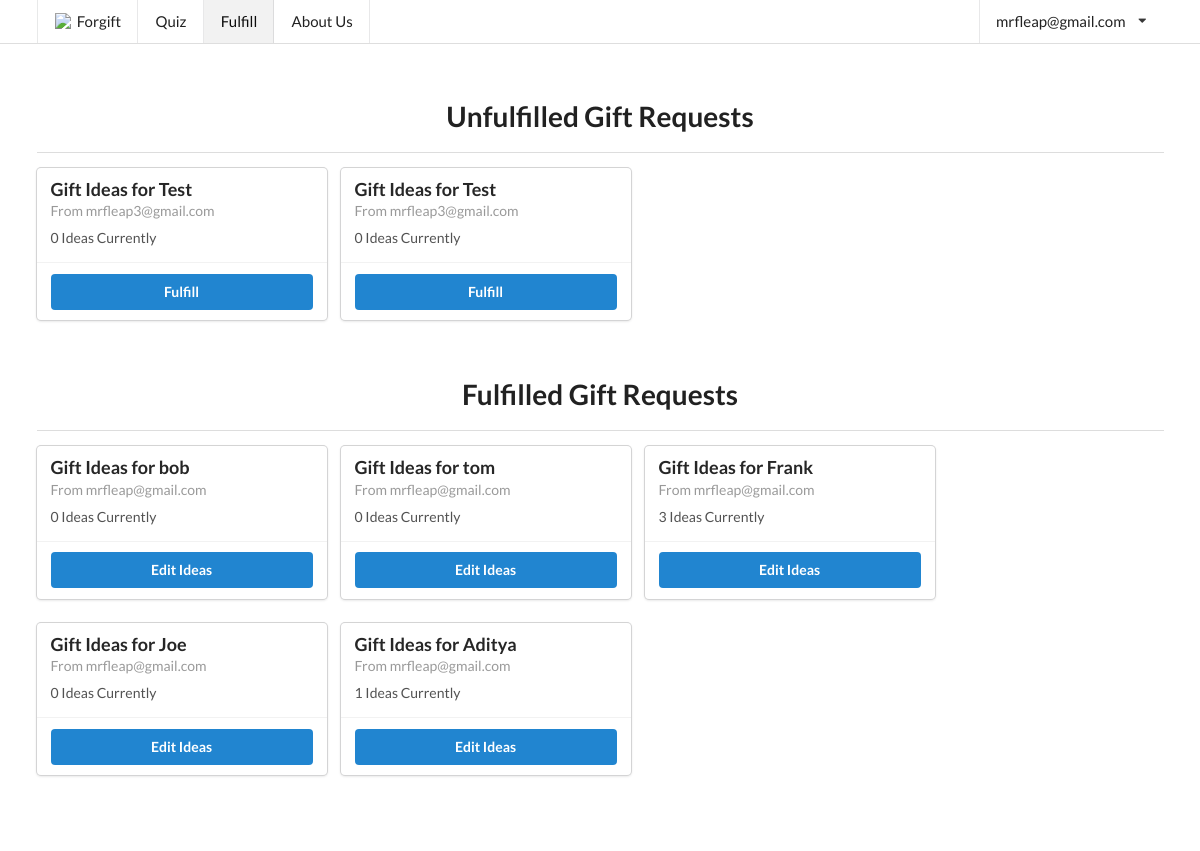
The app's page /fulfill/ (signed in), older data.
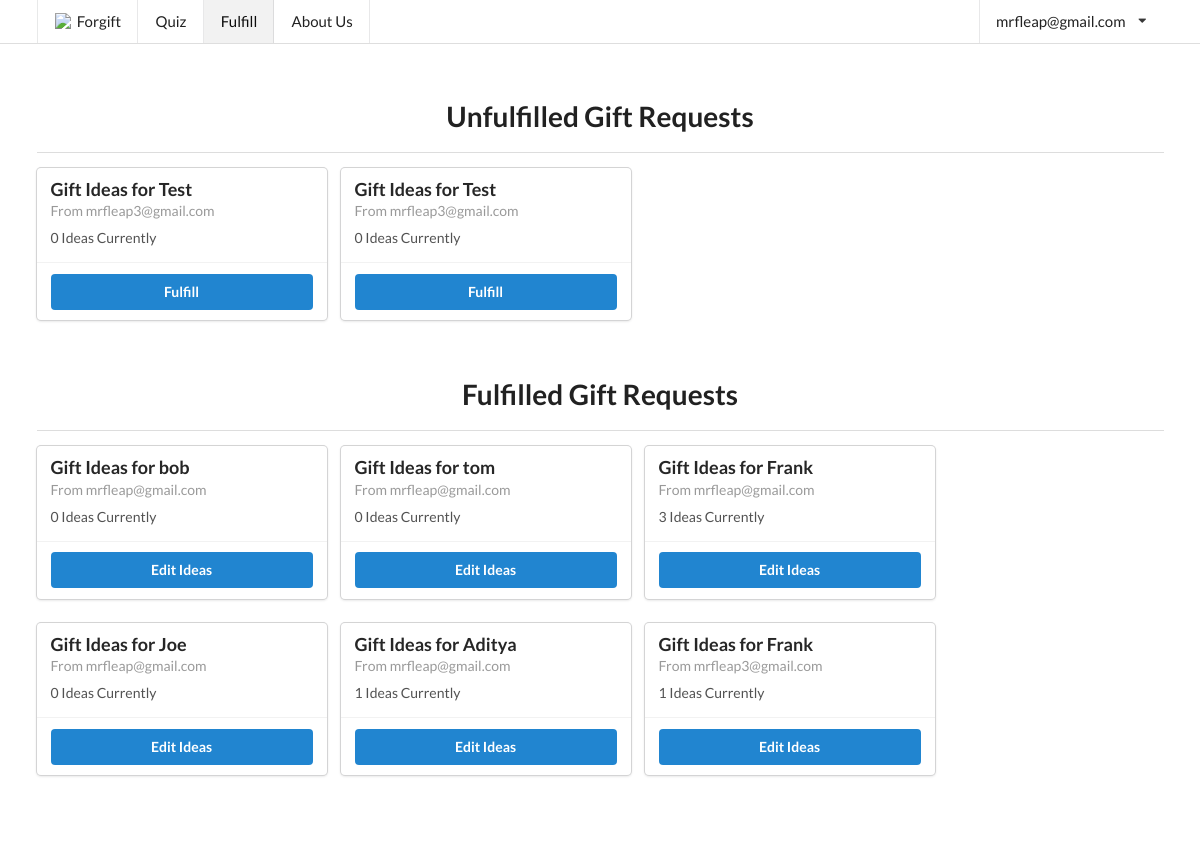
The same page, newer data.
### forgyftapp/models.py (models this page shows, shortened)
class OnCreate:
	def onCreate(self):
		pass

class GifteeProfile(models.Model, OnCreate):
	name = models.TextField(max_length=150)
	gender = models.CharField(max_length=80, choices=gender.GENDER_CHOICES)
	age = models.IntegerField()
	relationship = models.TextField(max_length=6000)
	price_upper = models.IntegerField()
	interests = models.TextField(max_length=6000)
	existing_related_items = models.TextField(max_length=6000)
	extra_info = models.TextField(max_length=6000)
	occasion = models.TextField(max_length=6000)
	published = models.BooleanField(default=False)
	emailed_about_publish = models.BooleanField(default=False)
	user = models.ForeignKey(User, on_delete=models.CASCADE)

class Slug(OnCreate, models.Model):
	_slug = models.SlugField(max_length=7, blank=True)
	class Meta:
		abstract = True

class User(AbstractUser, Slug):
	email_confirmed = models.BooleanField(default=False)

class GiftIdea(models.Model):
	idea = models.TextField()
	link = models.URLField(max_length=600)
	explanation = models.TextField()
	published = models.BooleanField(default=False)
	giftee_profile = models.ForeignKey(GifteeProfile, related_name="ideas", on_delete=models.PROTECT)

### forgyftapp/views/basic_views.py (the view)
# urls.py: url(r'^fulfill/?$', basic_views.fulfill, name='fulfill'),
@staff_member_required
def fulfill(request, profile=None):
	if profile:
		giftee_profile = get_object_or_404(GifteeProfile, pk=profile)
		if request.method == "POST":
			gift_ideas = GiftIdeaFormSet(request.POST, instance=giftee_profile)
			i = 0
			for form in gift_ideas:
				if len(form.changed_data) == 1 and form.changed_data[0] == "published":
					form.changed_data = []
				i += 1
			if gift_ideas.is_valid():
				gift_ideas.save()
				published = False
				for form in gift_ideas:
					if len(gift_ideas.forms[0].cleaned_data) > 0 and gift_ideas.forms[0].cleaned_data["published"]:
						published = True
				if published:
					giftee_profile.submit(request)
				else:
					giftee_profile.unsubmit()
				return redirect("forgyftapp:fulfill", profile=profile)
		else:
			gift_ideas = GiftIdeaFormSet(instance=giftee_profile)
		published = giftee_profile.published or (hasattr(gift_ideas.forms[0], "cleaned_data") and gift_ideas.forms[0].cleaned_data["published"])
		return render(request, "fulfill.html", {"giftee_profile": giftee_profile, "gift_ideas": gift_ideas,
		                                        "page": "fulfill", "published": published})
	else:
		giftee_profiles_unpublished = GifteeProfile.objects.filter(published=False)
		giftee_profile_published = GifteeProfile.objects.filter(published=True)
		return render(request, "fulfill.html", {"giftee_profiles_unpublished": giftee_profiles_unpublished,
		                                        "page": "fulfill", "giftee_profile_published": giftee_profile_published})

### forgyftapp/templates/fulfill.html (shortened to what the changed rows need)
{% extends "base/base.html" %}
{% block content %}
	<div class="ui main container" style="padding-bottom: 48px">
		{% if gift_ideas %}
			<h1 style="text-align: center; padding-bottom: 4px">Enter Gift Ideas
				for {{ giftee_profile.name }} by {{ giftee_profile.user.first_name }}'s request</h1>
			<div>
				<form action="" method="post" id="ideaForm">{% csrf_token %}
					{{ form.as_p }}
					<table class="ui table" style="margin-top: 0">
						{{ gift_ideas.management_form }}
						{% for form in gift_ideas.forms %}
							{% if forloop.first %}
								<thead>
								<tr>
									{% for field in form.visible_fields %}
										<th>{{ field.label|capfirst }}</th>
									{% endfor %}
								</tr>
								</thead>
							{% endif %}
							<tbody>
							<tr class="{% cycle row1 row2 %} formset_row">
								{% for field in form.visible_fields %}
									<td>
										{% if forloop.first %}
											{% if form.instance.pk %}{{ form.DELETE }}{% endif %}
											{% for hidden in form.hidden_fields %}
												{{ hidden }}
											{% endfor %}
										{% endif %}
										{% if field.errors %}
											<div class="ui list">
												{% for error in field.errors %}
													<div class="item">
														<div class="ui negative message">
															<p>
																{{ error }}
															</p>
														</div>
													</div>
												{% endfor %}
											</div>
										{% endif %}
										{% if "textarea" in field.field.widget.template_name %}
											<div class="field">
												{% if field.help_text %}
													<label style="font-weight: 100; font-size: 13px; display: inline">
														-
														{% autoescape off %}
															{{ field.help_text }}
														{% endautoescape %}
													</label>
												{% endif %}
												<textarea rows="1" name="{{ field.html_name }}"
												          id="{{ field.id_for_label }}"
												          style="width: 100%">{% if field.value %}{{ field.value }}{% endif %}</textarea>
											</div>
										{% elif field.field.widget.input_type == "checkbox" and field.label != "Delete" %}
											<div class="inline field">
												<div class="ui toggle checkbox">
													<input {% if field.value == True %}checked{% endif %}
													       type="checkbox" tabindex="0" class="hidden toggle"
													       style="display: inline"
													       name="{{ field.html_name }}"
													       id="{{ field.id_for_label }}">
													{% if field.help_text %}
														<p style="font-weight: 100; display: inline"> -
															{% autoescape off %}
																{{ field.help_text }}{% endautoescape %}</p>
													{% endif %}
												</div>
											</div>
										{% else %}
											{% if field.label != "Delete" %}
												<div class="field">
													{% if field.help_text %}
														<label style="font-weight: 100; font-size: 13px; display: inline">
															{% autoescape off %}
																- {{ field.help_text }}
															{% endautoescape %}
														</label>
													{% endif %}
													<div class="ui input" style="width: 100%">{{ field }}</div>
												</div>
											{% endif %}
										{% endif %}
									</td>
								{% endfor %}
							</tr>
							</tbody>
						{% endfor %}
					</table>
					<div class="ui one column stackable center aligned page grid">
						<div class="column sixteen wide">
							<div class="ui fluid buttons">
								<input class="ui positive button" type="submit" value="Save"/>
								<div class="or"></div>
								<a class="ui negative button" href="{% url 'forgyftapp:fulfill' %}">Back</a>
							</div>
						</div>
					</div>
				</form>
			</div>
			<div style="padding-top: 16px">
				<div class="ui container segment" style="width: 100%">
					{% include "base/giftee_profile.html" %}
				</div>
			</div>
		{% else %}
			<h1 style="text-align: center; padding-bottom: 4px">Unfulfilled Gift Requests</h1>
			<div style="margin-left:auto;margin-right:auto;">
				<div {% if giftee_profiles_unpublished %}class="ui cards"{% endif %}>
					{% for giftee_profile in giftee_profiles_unpublished %}
						<div class="u card">
							<div class="content">
								<div class="header">
									Gift Ideas for {{ giftee_profile.name }}
								</div>
								<div class="meta">
									From {{ giftee_profile.user.email }}
								</div>
								<div class="description">
									{{ giftee_profile.ideas.get_queryset|length }} Ideas Currently
								</div>
							</div>
							<div class="extra content">
								<div class="ui two buttons">
									<a class="ui primary button"
									   href="{% url "forgyftapp:fulfill" profile=giftee_profile.pk %}">Fulfill</a>
								</div>
							</div>
						</div>
					{% empty %}
						<div class="ui disabled header" style="text-align: center; width: 100%; margin-top: 32px;">There
							are currently no unfulfilled gift requests.
						</div>
					{% endfor %}
				</div>
			</div>
			<h1 style="text-align: center; padding-bottom: 4px; padding-top: 32px">Fulfilled Gift Requests</h1>
			<div style="margin-left:auto;margin-right:auto;">
				<div class="ui cards">
					{% for giftee_profile in giftee_profile_published %}
						<div class="ui card">
							<div class="content">
								<div class="header">
									Gift Ideas for {{ giftee_profile.name }}
								</div>
								<div class="meta">
									From {{ giftee_profile.user.email }}
								</div>
								<div class="description">
									{{ giftee_profile.ideas.get_queryset|length }} Ideas Currently
								</div>
							</div>
							<div class="extra content">
								<div class="ui two buttons">
									<a class="ui primary button"
									   href="{% url "forgyftapp:fulfill" profile=giftee_profile.pk %}">Edit Ideas</a>
								</div>
							</div>
						</div>
					{% empty %}
						<div class="ui disabled header" style="text-align: center; width: 100%; margin-top: 32px;">There
							are currently no fulfilled gift requests.
						</div>
					{% endfor %}
				</div>
			</div>
		{% endif %}
	</div>
	<script src="{% load static %}{% static "semantic/components/checkbox.min.js" %}"></script>
	<script src="{% load static %}{% static "jquery.formset.js" %}"></script>
{% endblock %}

Row changes from the older to the newer data that the page shows:
added GifteeProfile: name "Frank", user.email "mrfleap3@gmail.com", ideas.get_queryset|length "1", shown under "Fulfilled Gift Requests"
